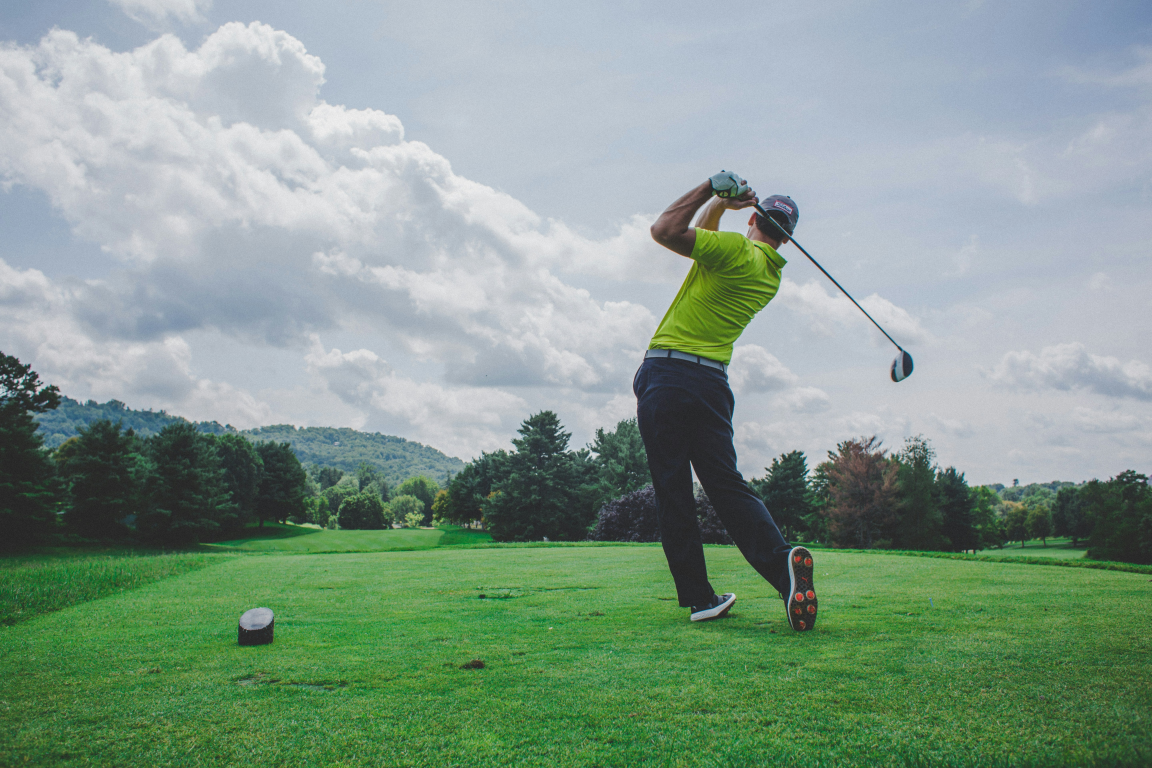
#> input picture computer_vision/sport.jpg, 5760 x 3840 px (shown at 1/5 size)
$ jupyter execute --allow-errors 'Computer Vision.ipynb'
#> lines starting #> are read from the running program, lines starting #| are printed output that depends on the picture
#> further down, img is the input picture: shape (3840, 5760, 3); mean B, G, R 140.4, 154.8, 132.4
[cell 1]
import cv2 as cv, cv2
import numpy as np
import matplotlib.pyplot as plt

## Zoom Image & crop image

[cell 2]
import cv2

def zoom_center(img, zoom_factor=20.5):

#> called with zoom_factor = 20.5
    y_size = img.shape[0]
#> y_size = 3840
    x_size = img.shape[1]
#> x_size = 5760

    # define new boundaries
    x1 = int(0.5*x_size*(1-1/zoom_factor))
#> x1 = 2739
    x2 = int(x_size-0.5*x_size*(1-1/zoom_factor))
#> x2 = 3020
    y1 = int(0.5*y_size*(1-1/zoom_factor))
#> y1 = 1826
    y2 = int(y_size-0.5*y_size*(1-1/zoom_factor))
#> y2 = 2013

    # first crop image then scale
    img_cropped = img[y1:y2,x1:x2]
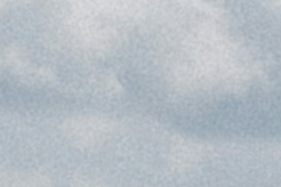
#> img_cropped: shape (187, 281, 3); mean B, G, R 196.8, 189.6, 181.9
    return cv2.resize(img_cropped, None, fx=zoom_factor, fy=zoom_factor)

# # read original
img = cv2.imread('sport.jpg')

# # call our function
img_zoomed_and_cropped = zoom_center(img)

# # write zoomed and cropped version
writed_img = cv2.imwrite('zoomed_and_cropped.png', img_zoomed_and_cropped)
writed_img
#> Out = True

[cell 3]
cv.imshow("Zoomed image", img_zoomed_and_cropped)
cv.waitKey(0)
cv.destroyAllWindows()

# 4 Neighbours

[cell 4]
image = cv.imread('sport.jpg')

### resize the image
x_size, y_size , z_size = image.shape
#> x_size = 3840; y_size = 5760; z_size = 3
image = cv.resize(image, (int(y_size/6), int(x_size/6)))
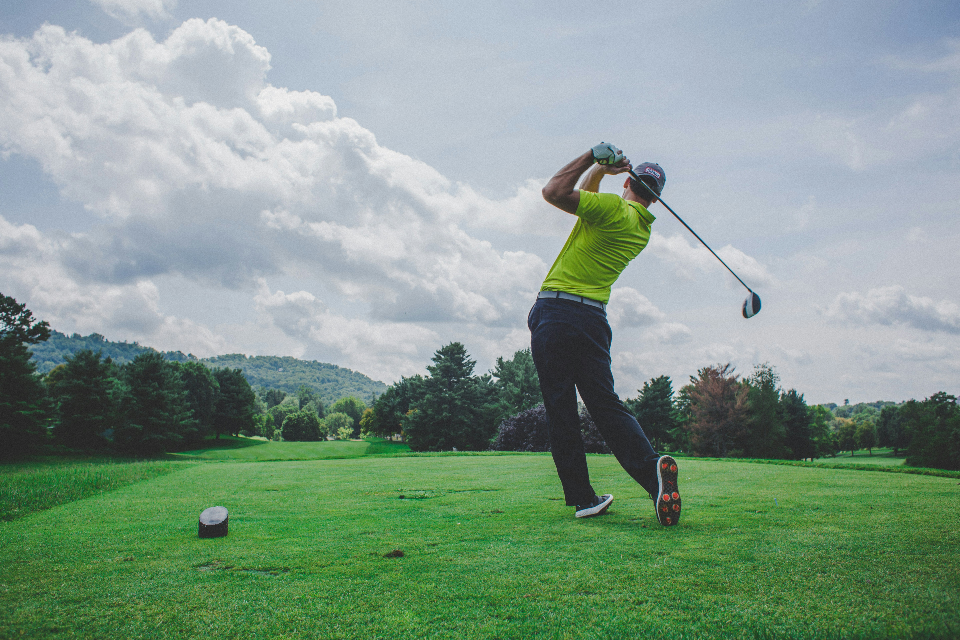
#> image: shape (640, 960, 3); mean B, G, R 140.6, 155, 132.5

# Take a X and Y value to pick one pixel
x, y = 300, 300

# Four neighbors
four_neighbors = np.array([
    [x+1, y],
    [x-1, y],
    [x, y+1],
    [x, y-1]
])

print(four_neighbors)

# [5 lines of commented-out code are left out]

# Gray level Slicing

[cell 5]
image = cv.imread('sport.jpg')

### resize the image
x, y , z = image.shape
#> x = 3840; y = 5760; z = 3
resize_image = cv.resize(image, (int(y/6), int(x/6)))
gray_image = cv.cvtColor(resize_image, cv.COLOR_BGR2GRAY)
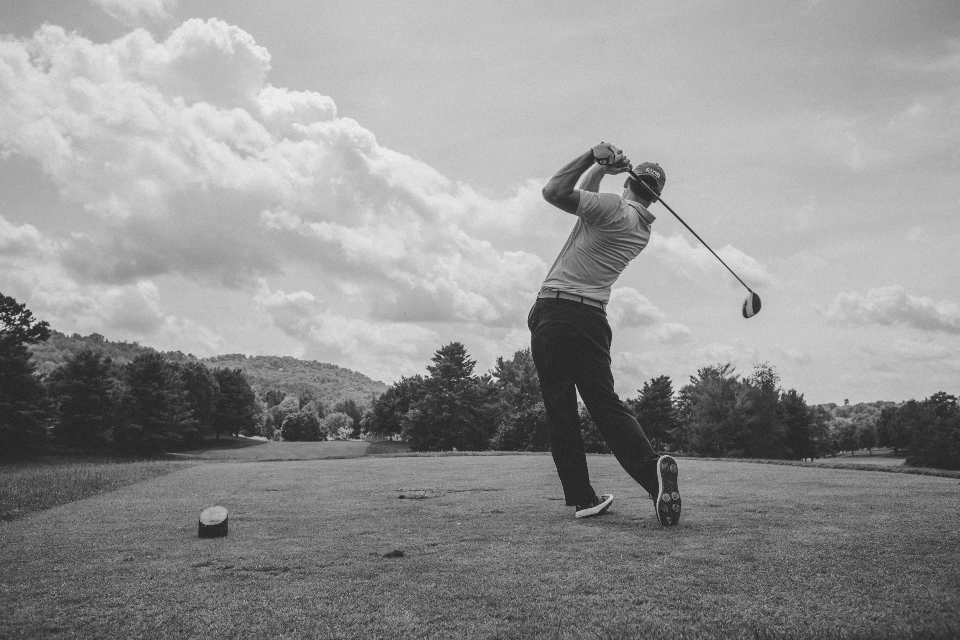
#> gray_image: shape (640, 960); min 31, max 243, mean 146.6

### thresh
upper_threshold = 2000
lower_threshold = 1200
mask = np.where((gray_image >= lower_threshold) & (gray_image <= upper_threshold), 255, 0).astype(np.int8)
#> mask: shape (640, 960) int8; every value is 0
sliced_image = cv.bitwise_and(gray_image, gray_image, mask=mask)

### show the image
cv.imshow("original image", gray_image)
cv.imshow("Sport image gray", sliced_image)
cv.waitKey(0)
cv.destroyAllWindows()

# Intensity Slicing

[cell 6]
image = cv.imread('sport.jpg',0)
#> image: shape (3840, 5760); min 26, max 245, mean 146.4

### resize the image
x, y = image.shape
resize_image = cv.resize(image, (int(y/6), int(x/6)))

r1 = resize_image.shape[0]
#> r1 = 640
c1 = resize_image.shape[1]
#> c1 = 960

for i in range(r1):
    for j in range(c1):
        if resize_image[i][j] > 200:
            resize_image[i][j] = 150
        elif resize_image[i][j] < 10:
            resize_image[i][j] = 150
        else:
            resize_image[i][j]
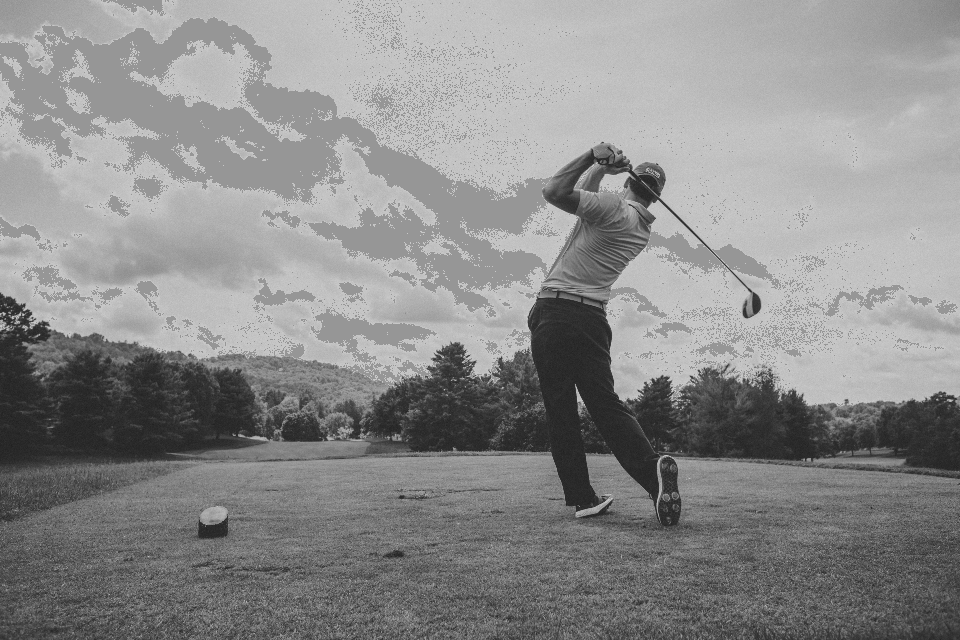
#> resize_image: shape (640, 960); min 31, max 200, mean 139.5

cv.imshow("Intensity slicing Image", resize_image)
cv.waitKey(0)
cv.destroyAllWindows()
